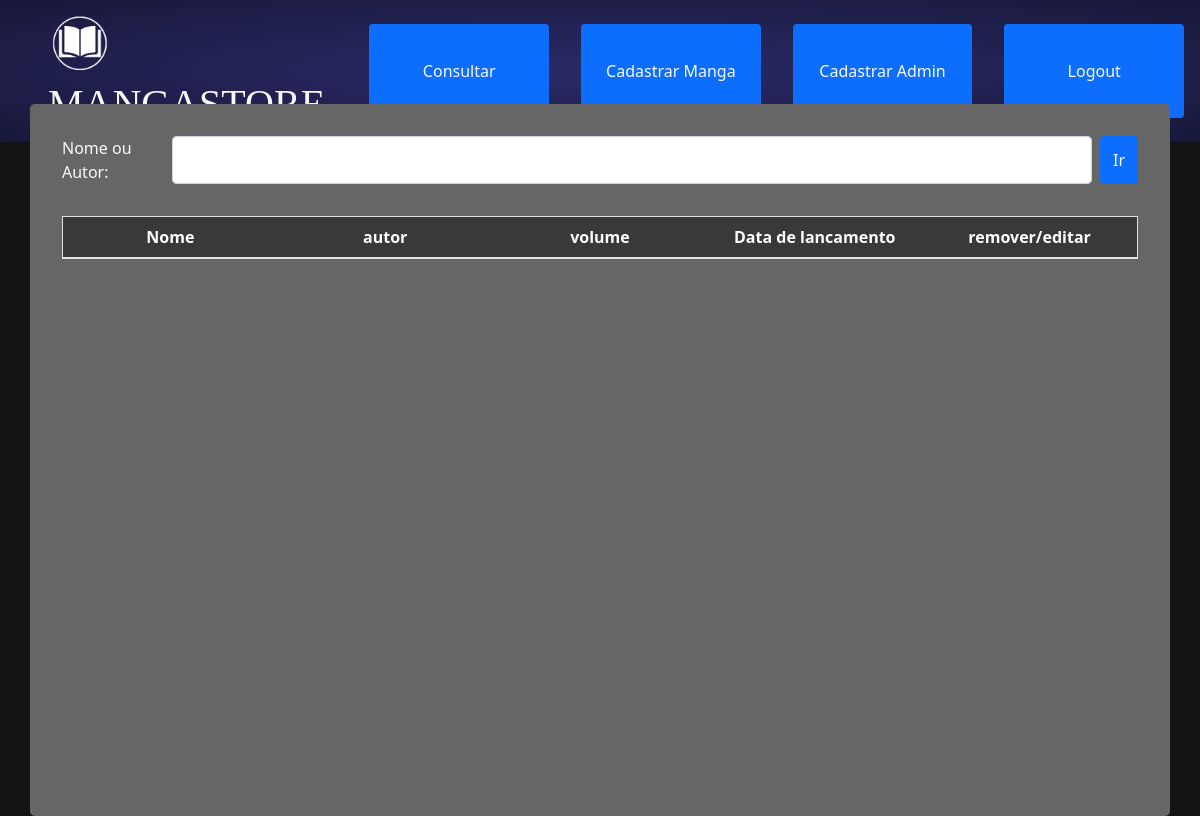
/admin/consultar.php?nome=sate (signed in), run on an earlier commit of the app's database.
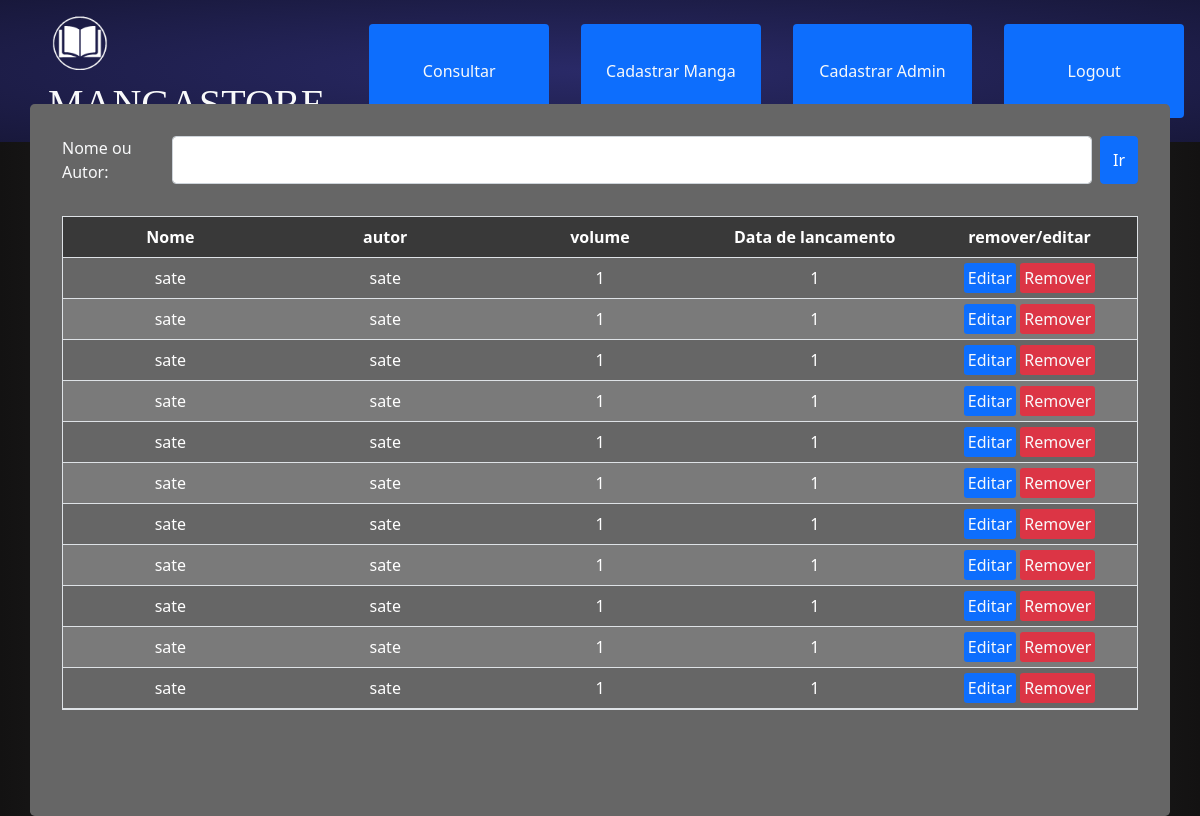
And on a later commit of the database.
### tables this page shows
CREATE TABLE `produtos` (
  `idprodutos` int NOT NULL AUTO_INCREMENT,
  `nome` varchar(200) DEFAULT NULL,
  `autor` varchar(150) DEFAULT NULL,
  `dataLancamento` int DEFAULT NULL,
  `volume` varchar(200) DEFAULT NULL,
  `descricao` text,
  `valor` float DEFAULT NULL,
  `imagem` longblob,
  `promocao` tinyint DEFAULT NULL,
  `idgenero` int DEFAULT NULL,
  PRIMARY KEY (`idprodutos`)
);

### admin/src/produtoDAO.php (called while the page is built, shortened)
<?php
    class produtoDAO{
        function consultarPorNome($nome){
            $conexao = ConexaoBD::getConexao();
            $sql = "SELECT * FROM produtos where produtos.nome LIKE'%$nome%' OR produtos.autor LIKE'%$nome%'";
             $resultado = $conexao->query($sql);
             $produtos = $resultado->fetchAll(PDO::FETCH_ASSOC);
             return $produtos;
        }
    }
?>

### admin/consultar.php (the view, shortened to what this page needs)
<?php
include "header.php";
require_once "src/produtoDAO.php";
?>
        <div class="container mt-3 mb-3 bg-gray2 p-3 rounded-3">
                <div>
                    <form action="consultar.php" class="p-3 t100 bg-transparent d-flex justify-content-start">
                        <label for="" class="bg-transparent">Nome ou Autor:</label>
                        <input type="text" name="nome" class="form-control t45 mx-2">
                        <button type="submit" class="btn btn-primary">Ir</button>
                    </form>
                </div>
                <div style="height: 75vh;" class="p-3 rounded-3 overflow-auto">
                    <table class="table border">
                        <tr class="d-flex justify-content-around t100 text-white tableHeader">
                            <th class="t20 text-center">Nome</th>
                            <th class="t20 text-center">autor</th>
                            <th class="t20 text-center">volume</th>
                            <th class="t20 text-center">Data de lancamento</th>
                            <th class="t20 text-center">remover/editar</th>
                        </tr>
                        <?php
                        $produtoDAO = new produtoDAO();
                        if (isset($_GET['nome']) && $_GET['nome']!= ""){
                            $produtos = $produtoDAO->consultarPorNome($_GET['nome']);
                        }else{
                            $produtos = $produtoDAO->consultar();
                        }
                        ?>
                        <?php
                            foreach ($produtos as $produto):
                        ?>
                        <tr class="d-flex justify-content-around t100 text-white align-items-center tableConsultar">
                            <td class="t20 text-center text-break"><?=$produto["nome"]?></td>
                            <td class="t20 text-center text-break"><?=$produto['autor']?></td>
                            <td class="t20 text-center text-break"><?=$produto['volume']?></td>
                            <td class="t20 text-center text-break"><?=$produto['dataLancamento']?></td>
                            <td class="t20 text-center text-break magin-auto">
                                <a href="editarManga.php?acao=editar&idprodutos=<?=$produto['idprodutos']?>" class="link-light text-decoration-none t100 rounded-1 p-1 bg-primary">Editar</a>
                                <a href="consultar.php?acao=remover&idprodutos=<?=$produto['idprodutos']?>" class="link-light text-decoration-none t100 rounded-1 p-1 bg-danger">Remover</a>
                            </td>
                        </tr>
                        <?php
                           endforeach;
                        ?>
                    </table>
                </div>
        </div>
<?php
include "footer.php";
?>
</html>

### admin/header.php (shortened to what this page needs)
<!DOCTYPE html>
<html lang="pt-br">
    <head>
    <link rel="stylesheet" href="../css/style.css">
    <link rel="stylesheet" href="../css/bootstrap.min.css">
    </head>
    <body class="bg-gray text-light">
        <header style="height: 15vh">
            <nav class="bg-dgd pt-2 pb-2 t100 d-flex justify-content-between">
                <div class="t100 d-flex justify-content-between">
                        <div class="d-flex align-items-center ms-5 t34">
                            <a href="indexAdmin.php" class="fs-1 fw-strong text-uppercase logofamily text-decoration-none link-light"><img src="../img/principal/logoanimestore.png" alt="" class="logo m-1">mangastore</a>
                        </div>
                        <div class="t20 bg-primary rounded-2 d-flex align-items-center justify-content-center m-3">
                            <a href="consultar.php" class="link-light text-decoration-none t100 text-center">Consultar</a>
                        </div>
                        <div class="t20 bg-primary rounded-2 d-flex align-items-center justify-content-center m-3">
                            <a href="cadastrarManga.php" class="link-light text-decoration-none t100 text-center">Cadastrar Manga</a>
                        </div>
                        <div class="t20 bg-primary rounded-2 d-flex align-items-center justify-content-center m-3">
                            <a href="cadastrarAdmin.php" class="link-light text-decoration-none t100 text-center">Cadastrar Admin</a>
                        </div>
                        <div class="t20 bg-primary rounded-2 d-flex align-items-center justify-content-center m-3">
                            <a href="logout.php" class="link-light text-decoration-none t100 text-center">Logout</a>
                        </div>
                </div>
            </nav>
        </header>
        <main class="d-flex justify-content-center t100 align-items-center" style="height:85vh">

### admin/footer.php (shortened to what this page needs)
        </main>
  </body>
</html>

### css/style.css (style rules this page uses)
input { border: none; }
.bg-gray { background: rgb(61,61,61);background: linear-gradient(90deg, rgb(19,18,18) 0%, rgb(61,61,61) 50%, rgb(19,18,18) 100%); }
.bg-dgd { background-image: radial-gradient(#2a2a68, #18183b ) }
.bg-gray2 { background: rgb(102, 102, 102); }
.bg-transparent { background-color: transparent; }
.t20 { width: 20%; }
.t34 { width: 34%; }
.t45 { width: 45%; }
.t100 { width: 100%!important; }
.logofamily { font-family: cursive, Georgia, Times New Roman, serif; }
.logo { width: 3.5rem; }
* { scrollbar-width: thin; scrollbar-color: rgb(19,18,18) rgb(19,18,18); }
.tableConsultar:nth-child(odd) { background: #FFFFFF22; }
.tableHeader { background-color: #00000072; }

What changed in the data, as far as the page shows it:
added produtos: nome "sate", autor "sate", volume "1", dataLancamento "1"
added produtos: nome "sate", autor "sate", volume "1", dataLancamento "1"
added produtos: nome "sate", autor "sate", volume "1", dataLancamento "1"
added produtos: nome "sate", autor "sate", volume "1", dataLancamento "1"
added produtos: nome "sate", autor "sate", volume "1", dataLancamento "1"
added produtos: nome "sate", autor "sate", volume "1", dataLancamento "1"
added produtos: nome "sate", autor "sate", volume "1", dataLancamento "1"
added produtos: nome "sate", autor "sate", volume "1", dataLancamento "1"
added produtos: nome "sate", autor "sate", volume "1", dataLancamento "1"
added produtos: nome "sate", autor "sate", volume "1", dataLancamento "1"
added produtos: nome "sate", autor "sate", volume "1", dataLancamento "1"
